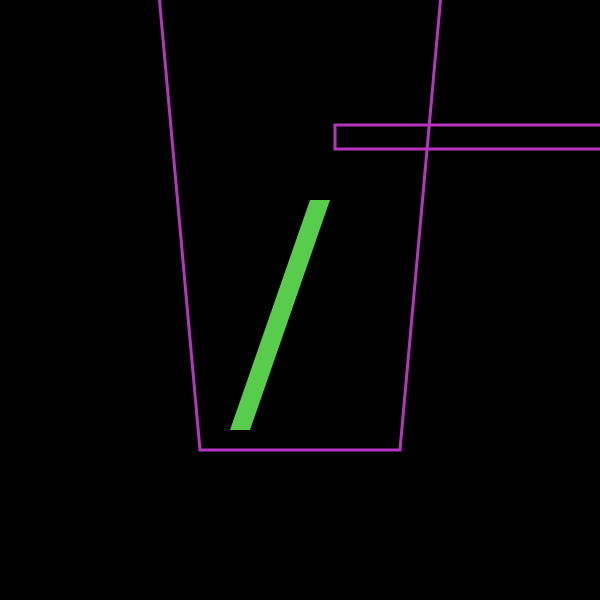
Frame 1 (no input)
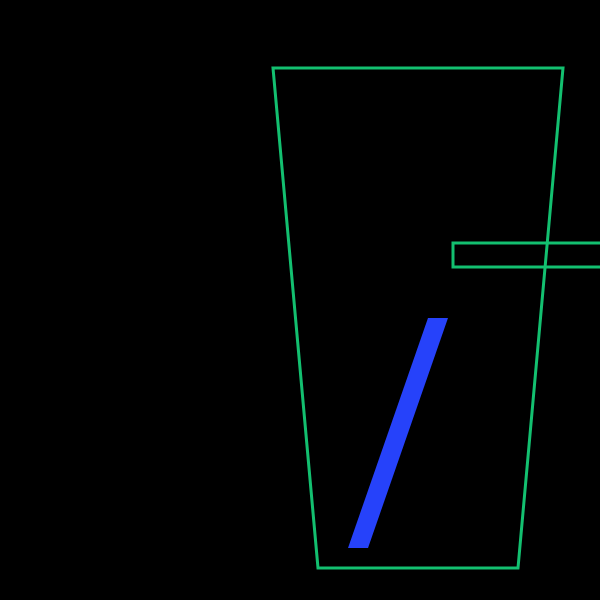
Frame 60 (no input)
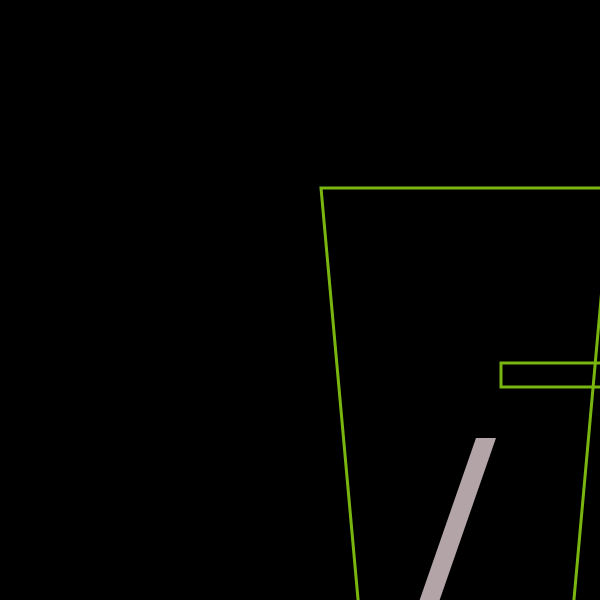
Frame 120 (the mouse pressed at the canvas centre since frame 60)

The p5.js sketch that drew these frames (run headless with seeded random() and noise() and a simulated clock; from frame 60 on, the mouse is pressed at the canvas centre):

// p5.js sketch
// ── sketch.js

var x = 400;
var y = 300;
var xspeed = 2;
var yspeed = 2;

function setup() {

	createCanvas(600,600);
	

}

function draw() {

	background(0);

	noFill();
  	stroke(random(255), random(255), random(255));
  	strokeWeight(3);

  	rect(x-65, y-175, 330, 24)
  	quad(x, y+150, x-200, y+150, x-245, y-350, x+45, y-350);

  	fill(random(255), random(255), random(255));
  	noStroke();
  	quad(x-170, y+130, x-150, y+130, x-70, y-100, x-90, y-100);


	if(x > width ||x < 0){
		xspeed =xspeed * -1;
	}

	if(y > height ||y <0){
		yspeed =yspeed *-1;
	}

		x =x +xspeed;
		y =y +yspeed;

}
